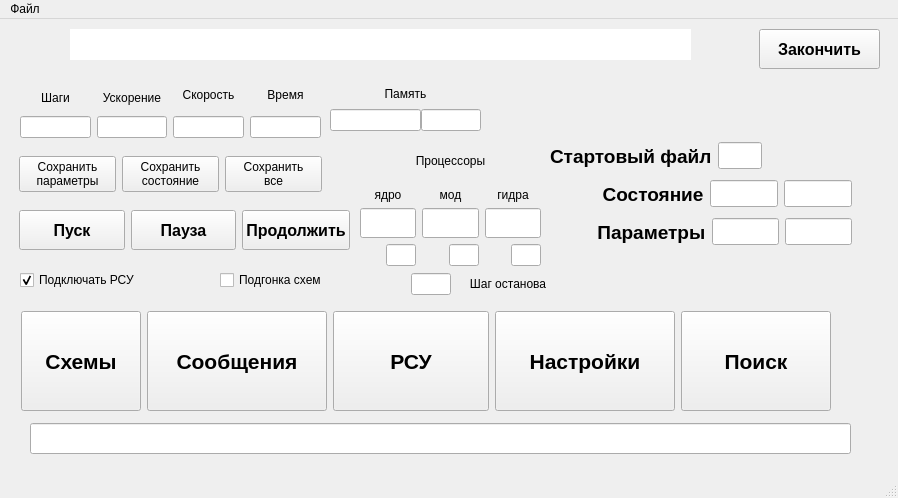
<?xml version="1.0" encoding="UTF-8"?>
<ui version="4.0">
 <class>MainWindow</class>
 <widget class="QMainWindow" name="MainWindow">
  <property name="geometry">
   <rect>
    <x>0</x>
    <y>0</y>
    <width>898</width>
    <height>498</height>
   </rect>
  </property>
  <property name="windowTitle">
   <string>MainWindow</string>
  </property>
  <widget class="QWidget" name="centralwidget">
   <widget class="QLineEdit" name="Msg">
    <property name="geometry">
     <rect>
      <x>30</x>
      <y>404</y>
      <width>821</width>
      <height>31</height>
     </rect>
    </property>
    <property name="font">
     <font>
      <family>Tahoma</family>
      <pointsize>12</pointsize>
      <bold>true</bold>
     </font>
    </property>
    <property name="readOnly">
     <bool>true</bool>
    </property>
   </widget>
   <widget class="QLineEdit" name="Project">
    <property name="geometry">
     <rect>
      <x>70</x>
      <y>10</y>
      <width>621</width>
      <height>31</height>
     </rect>
    </property>
    <property name="font">
     <font>
      <family>Z003 [urw]</family>
      <pointsize>24</pointsize>
      <italic>true</italic>
      <bold>false</bold>
     </font>
    </property>
    <property name="cursor">
     <cursorShape>BlankCursor</cursorShape>
    </property>
    <property name="frame">
     <bool>false</bool>
    </property>
    <property name="alignment">
     <set>Qt::AlignmentFlag::AlignCenter</set>
    </property>
    <property name="readOnly">
     <bool>true</bool>
    </property>
   </widget>
   <widget class="QWidget" name="layoutWidget">
    <property name="geometry">
     <rect>
      <x>330</x>
      <y>60</y>
      <width>151</width>
      <height>52</height>
     </rect>
    </property>
    <layout class="QVBoxLayout" name="verticalLayout_7">
     <property name="spacing">
      <number>0</number>
     </property>
     <item>
      <widget class="QLabel" name="label_5">
       <property name="text">
        <string>Память</string>
       </property>
       <property name="alignment">
        <set>Qt::AlignmentFlag::AlignCenter</set>
       </property>
      </widget>
     </item>
     <item>
      <layout class="QHBoxLayout" name="horizontalLayout_6">
       <item>
        <widget class="QLineEdit" name="mem_sys">
         <property name="sizePolicy">
          <sizepolicy hsizetype="Expanding" vsizetype="Fixed">
           <horstretch>60</horstretch>
           <verstretch>0</verstretch>
          </sizepolicy>
         </property>
         <property name="alignment">
          <set>Qt::AlignmentFlag::AlignRight|Qt::AlignmentFlag::AlignTrailing|Qt::AlignmentFlag::AlignVCenter</set>
         </property>
        </widget>
       </item>
       <item>
        <widget class="QLineEdit" name="mem_int">
         <property name="sizePolicy">
          <sizepolicy hsizetype="Expanding" vsizetype="Fixed">
           <horstretch>40</horstretch>
           <verstretch>0</verstretch>
          </sizepolicy>
         </property>
         <property name="alignment">
          <set>Qt::AlignmentFlag::AlignRight|Qt::AlignmentFlag::AlignTrailing|Qt::AlignmentFlag::AlignVCenter</set>
         </property>
        </widget>
       </item>
      </layout>
     </item>
    </layout>
   </widget>
   <widget class="QWidget" name="layoutWidget">
    <property name="geometry">
     <rect>
      <x>550</x>
      <y>120</y>
      <width>302</width>
      <height>112</height>
     </rect>
    </property>
    <layout class="QVBoxLayout" name="verticalLayout">
     <item>
      <layout class="QHBoxLayout" name="horizontalLayout_4">
       <item>
        <widget class="QLabel" name="label">
         <property name="minimumSize">
          <size>
           <width>0</width>
           <height>30</height>
          </size>
         </property>
         <property name="font">
          <font>
           <family>Tahoma</family>
           <pointsize>14</pointsize>
           <bold>true</bold>
          </font>
         </property>
         <property name="text">
          <string>Стартовый файл</string>
         </property>
        </widget>
       </item>
       <item>
        <widget class="QLineEdit" name="StartFile">
         <property name="sizePolicy">
          <sizepolicy hsizetype="Expanding" vsizetype="Fixed">
           <horstretch>20</horstretch>
           <verstretch>0</verstretch>
          </sizepolicy>
         </property>
         <property name="minimumSize">
          <size>
           <width>0</width>
           <height>0</height>
          </size>
         </property>
         <property name="font">
          <font>
           <family>Tahoma</family>
           <pointsize>12</pointsize>
           <bold>true</bold>
          </font>
         </property>
        </widget>
       </item>
       <item>
        <spacer name="horizontalSpacer">
         <property name="orientation">
          <enum>Qt::Orientation::Horizontal</enum>
         </property>
         <property name="sizeHint" stdset="0">
          <size>
           <width>90</width>
           <height>20</height>
          </size>
         </property>
        </spacer>
       </item>
      </layout>
     </item>
     <item>
      <layout class="QHBoxLayout" name="horizontalLayout_2">
       <item>
        <widget class="QLabel" name="label_2">
         <property name="minimumSize">
          <size>
           <width>0</width>
           <height>30</height>
          </size>
         </property>
         <property name="font">
          <font>
           <family>Tahoma</family>
           <pointsize>14</pointsize>
           <bold>true</bold>
          </font>
         </property>
         <property name="text">
          <string>          Состояние</string>
         </property>
        </widget>
       </item>
       <item>
        <widget class="QLineEdit" name="StateRead">
         <property name="font">
          <font>
           <family>Tahoma</family>
           <pointsize>12</pointsize>
           <bold>true</bold>
          </font>
         </property>
         <property name="alignment">
          <set>Qt::AlignmentFlag::AlignRight|Qt::AlignmentFlag::AlignTrailing|Qt::AlignmentFlag::AlignVCenter</set>
         </property>
        </widget>
       </item>
       <item>
        <widget class="QLineEdit" name="StateWrite">
         <property name="font">
          <font>
           <family>Tahoma</family>
           <pointsize>12</pointsize>
           <bold>true</bold>
          </font>
         </property>
         <property name="alignment">
          <set>Qt::AlignmentFlag::AlignRight|Qt::AlignmentFlag::AlignTrailing|Qt::AlignmentFlag::AlignVCenter</set>
         </property>
        </widget>
       </item>
      </layout>
     </item>
     <item>
      <layout class="QHBoxLayout" name="horizontalLayout_3">
       <item>
        <widget class="QLabel" name="label_3">
         <property name="minimumSize">
          <size>
           <width>0</width>
           <height>30</height>
          </size>
         </property>
         <property name="font">
          <font>
           <family>Tahoma</family>
           <pointsize>14</pointsize>
           <bold>true</bold>
          </font>
         </property>
         <property name="text">
          <string>         Параметры</string>
         </property>
        </widget>
       </item>
       <item>
        <widget class="QLineEdit" name="ParamsRead">
         <property name="font">
          <font>
           <family>Tahoma</family>
           <pointsize>12</pointsize>
           <bold>true</bold>
          </font>
         </property>
         <property name="alignment">
          <set>Qt::AlignmentFlag::AlignRight|Qt::AlignmentFlag::AlignTrailing|Qt::AlignmentFlag::AlignVCenter</set>
         </property>
        </widget>
       </item>
       <item>
        <widget class="QLineEdit" name="ParamsWrite">
         <property name="font">
          <font>
           <family>Tahoma</family>
           <pointsize>12</pointsize>
           <bold>true</bold>
          </font>
         </property>
         <property name="alignment">
          <set>Qt::AlignmentFlag::AlignRight|Qt::AlignmentFlag::AlignTrailing|Qt::AlignmentFlag::AlignVCenter</set>
         </property>
        </widget>
       </item>
      </layout>
     </item>
    </layout>
   </widget>
   <widget class="QWidget" name="layoutWidget">
    <property name="geometry">
     <rect>
      <x>19</x>
      <y>190</y>
      <width>331</width>
      <height>42</height>
     </rect>
    </property>
    <layout class="QHBoxLayout" name="horizontalLayout_7">
     <item>
      <widget class="QPushButton" name="Start">
       <property name="minimumSize">
        <size>
         <width>80</width>
         <height>40</height>
        </size>
       </property>
       <property name="font">
        <font>
         <family>Tahoma</family>
         <pointsize>12</pointsize>
         <bold>true</bold>
        </font>
       </property>
       <property name="text">
        <string>Пуск</string>
       </property>
      </widget>
     </item>
     <item>
      <widget class="QPushButton" name="Pause">
       <property name="minimumSize">
        <size>
         <width>80</width>
         <height>40</height>
        </size>
       </property>
       <property name="font">
        <font>
         <family>Tahoma</family>
         <pointsize>12</pointsize>
         <bold>true</bold>
        </font>
       </property>
       <property name="text">
        <string>Пауза</string>
       </property>
      </widget>
     </item>
     <item>
      <widget class="QPushButton" name="Contunue">
       <property name="minimumSize">
        <size>
         <width>100</width>
         <height>40</height>
        </size>
       </property>
       <property name="font">
        <font>
         <family>Tahoma</family>
         <pointsize>12</pointsize>
         <bold>true</bold>
        </font>
       </property>
       <property name="text">
        <string>Продолжить</string>
       </property>
      </widget>
     </item>
    </layout>
   </widget>
   <widget class="QWidget" name="layoutWidget">
    <property name="geometry">
     <rect>
      <x>19</x>
      <y>130</y>
      <width>303</width>
      <height>51</height>
     </rect>
    </property>
    <layout class="QHBoxLayout" name="horizontalLayout_8">
     <item>
      <widget class="QPushButton" name="save_params">
       <property name="text">
        <string>Сохранить
параметры</string>
       </property>
      </widget>
     </item>
     <item>
      <widget class="QPushButton" name="save_state">
       <property name="text">
        <string>Сохранить
состояние</string>
       </property>
      </widget>
     </item>
     <item>
      <widget class="QPushButton" name="save_all">
       <property name="text">
        <string>Сохранить
все</string>
       </property>
      </widget>
     </item>
    </layout>
   </widget>
   <widget class="QWidget" name="layoutWidget">
    <property name="geometry">
     <rect>
      <x>360</x>
      <y>120</y>
      <width>181</width>
      <height>127</height>
     </rect>
    </property>
    <layout class="QVBoxLayout" name="verticalLayout_9">
     <item>
      <widget class="QLabel" name="label_4">
       <property name="text">
        <string>Процессоры</string>
       </property>
       <property name="alignment">
        <set>Qt::AlignmentFlag::AlignCenter</set>
       </property>
      </widget>
     </item>
     <item>
      <layout class="QHBoxLayout" name="horizontalLayout_12">
       <item>
        <layout class="QVBoxLayout" name="verticalLayout_2">
         <item>
          <widget class="QLabel" name="label_6">
           <property name="sizePolicy">
            <sizepolicy hsizetype="Preferred" vsizetype="Preferred">
             <horstretch>0</horstretch>
             <verstretch>10</verstretch>
            </sizepolicy>
           </property>
           <property name="text">
            <string>ядро</string>
           </property>
           <property name="alignment">
            <set>Qt::AlignmentFlag::AlignCenter</set>
           </property>
          </widget>
         </item>
         <item>
          <widget class="QLineEdit" name="cpu0">
           <property name="sizePolicy">
            <sizepolicy hsizetype="Expanding" vsizetype="Fixed">
             <horstretch>0</horstretch>
             <verstretch>90</verstretch>
            </sizepolicy>
           </property>
           <property name="minimumSize">
            <size>
             <width>0</width>
             <height>30</height>
            </size>
           </property>
           <property name="alignment">
            <set>Qt::AlignmentFlag::AlignRight|Qt::AlignmentFlag::AlignTrailing|Qt::AlignmentFlag::AlignVCenter</set>
           </property>
          </widget>
         </item>
         <item>
          <layout class="QHBoxLayout" name="horizontalLayout_9">
           <item>
            <spacer name="horizontalSpacer_2">
             <property name="orientation">
              <enum>Qt::Orientation::Horizontal</enum>
             </property>
             <property name="sizeHint" stdset="0">
              <size>
               <width>13</width>
               <height>17</height>
              </size>
             </property>
            </spacer>
           </item>
           <item>
            <widget class="QLineEdit" name="cpu_0">
             <property name="maximumSize">
              <size>
               <width>30</width>
               <height>16777215</height>
              </size>
             </property>
             <property name="alignment">
              <set>Qt::AlignmentFlag::AlignRight|Qt::AlignmentFlag::AlignTrailing|Qt::AlignmentFlag::AlignVCenter</set>
             </property>
            </widget>
           </item>
          </layout>
         </item>
        </layout>
       </item>
       <item>
        <layout class="QVBoxLayout" name="verticalLayout_3">
         <item>
          <widget class="QLabel" name="label_10">
           <property name="text">
            <string>мод</string>
           </property>
           <property name="alignment">
            <set>Qt::AlignmentFlag::AlignCenter</set>
           </property>
          </widget>
         </item>
         <item>
          <widget class="QLineEdit" name="cpu1">
           <property name="minimumSize">
            <size>
             <width>0</width>
             <height>30</height>
            </size>
           </property>
           <property name="alignment">
            <set>Qt::AlignmentFlag::AlignRight|Qt::AlignmentFlag::AlignTrailing|Qt::AlignmentFlag::AlignVCenter</set>
           </property>
          </widget>
         </item>
         <item>
          <layout class="QHBoxLayout" name="horizontalLayout_10">
           <item>
            <spacer name="horizontalSpacer_3">
             <property name="orientation">
              <enum>Qt::Orientation::Horizontal</enum>
             </property>
             <property name="sizeHint" stdset="0">
              <size>
               <width>13</width>
               <height>17</height>
              </size>
             </property>
            </spacer>
           </item>
           <item>
            <widget class="QLineEdit" name="cpu_1">
             <property name="maximumSize">
              <size>
               <width>30</width>
               <height>16777215</height>
              </size>
             </property>
             <property name="alignment">
              <set>Qt::AlignmentFlag::AlignRight|Qt::AlignmentFlag::AlignTrailing|Qt::AlignmentFlag::AlignVCenter</set>
             </property>
            </widget>
           </item>
          </layout>
         </item>
        </layout>
       </item>
       <item>
        <layout class="QVBoxLayout" name="verticalLayout_8">
         <item>
          <widget class="QLabel" name="label_11">
           <property name="text">
            <string>гидра</string>
           </property>
           <property name="alignment">
            <set>Qt::AlignmentFlag::AlignCenter</set>
           </property>
          </widget>
         </item>
         <item>
          <widget class="QLineEdit" name="cpu2">
           <property name="minimumSize">
            <size>
             <width>0</width>
             <height>30</height>
            </size>
           </property>
           <property name="alignment">
            <set>Qt::AlignmentFlag::AlignRight|Qt::AlignmentFlag::AlignTrailing|Qt::AlignmentFlag::AlignVCenter</set>
           </property>
          </widget>
         </item>
         <item>
          <layout class="QHBoxLayout" name="horizontalLayout_11">
           <item>
            <spacer name="horizontalSpacer_4">
             <property name="orientation">
              <enum>Qt::Orientation::Horizontal</enum>
             </property>
             <property name="sizeHint" stdset="0">
              <size>
               <width>13</width>
               <height>17</height>
              </size>
             </property>
            </spacer>
           </item>
           <item>
            <widget class="QLineEdit" name="cpu_2">
             <property name="maximumSize">
              <size>
               <width>30</width>
               <height>16777215</height>
              </size>
             </property>
             <property name="alignment">
              <set>Qt::AlignmentFlag::AlignRight|Qt::AlignmentFlag::AlignTrailing|Qt::AlignmentFlag::AlignVCenter</set>
             </property>
            </widget>
           </item>
          </layout>
         </item>
        </layout>
       </item>
      </layout>
     </item>
    </layout>
   </widget>
   <widget class="QWidget" name="layoutWidget">
    <property name="geometry">
     <rect>
      <x>20</x>
      <y>60</y>
      <width>301</width>
      <height>59</height>
     </rect>
    </property>
    <layout class="QHBoxLayout" name="horizontalLayout_5">
     <item>
      <layout class="QVBoxLayout" name="verticalLayout_4">
       <property name="spacing">
        <number>0</number>
       </property>
       <item>
        <widget class="QLabel" name="label_7">
         <property name="text">
          <string>Шаги</string>
         </property>
         <property name="alignment">
          <set>Qt::AlignmentFlag::AlignCenter</set>
         </property>
        </widget>
       </item>
       <item>
        <widget class="QLineEdit" name="kStep">
         <property name="alignment">
          <set>Qt::AlignmentFlag::AlignRight|Qt::AlignmentFlag::AlignTrailing|Qt::AlignmentFlag::AlignVCenter</set>
         </property>
         <property name="readOnly">
          <bool>true</bool>
         </property>
        </widget>
       </item>
      </layout>
     </item>
     <item>
      <layout class="QVBoxLayout" name="verticalLayout_5">
       <property name="spacing">
        <number>0</number>
       </property>
       <item>
        <widget class="QLabel" name="label_8">
         <property name="text">
          <string>Ускорение</string>
         </property>
         <property name="alignment">
          <set>Qt::AlignmentFlag::AlignCenter</set>
         </property>
        </widget>
       </item>
       <item>
        <widget class="QLineEdit" name="Accel">
         <property name="alignment">
          <set>Qt::AlignmentFlag::AlignRight|Qt::AlignmentFlag::AlignTrailing|Qt::AlignmentFlag::AlignVCenter</set>
         </property>
         <property name="readOnly">
          <bool>true</bool>
         </property>
        </widget>
       </item>
      </layout>
     </item>
     <item>
      <layout class="QVBoxLayout" name="verticalLayout_6">
       <item>
        <widget class="QLabel" name="label_9">
         <property name="text">
          <string>Скорость</string>
         </property>
         <property name="alignment">
          <set>Qt::AlignmentFlag::AlignCenter</set>
         </property>
        </widget>
       </item>
       <item>
        <widget class="QLineEdit" name="Speed">
         <property name="alignment">
          <set>Qt::AlignmentFlag::AlignRight|Qt::AlignmentFlag::AlignTrailing|Qt::AlignmentFlag::AlignVCenter</set>
         </property>
        </widget>
       </item>
      </layout>
     </item>
     <item>
      <layout class="QVBoxLayout" name="verticalLayout_10">
       <item>
        <widget class="QLabel" name="label_12">
         <property name="text">
          <string>Время</string>
         </property>
         <property name="alignment">
          <set>Qt::AlignmentFlag::AlignCenter</set>
         </property>
        </widget>
       </item>
       <item>
        <widget class="QLineEdit" name="Time">
         <property name="alignment">
          <set>Qt::AlignmentFlag::AlignRight|Qt::AlignmentFlag::AlignTrailing|Qt::AlignmentFlag::AlignVCenter</set>
         </property>
        </widget>
       </item>
      </layout>
     </item>
    </layout>
   </widget>
   <widget class="QCheckBox" name="Use_RSU">
    <property name="geometry">
     <rect>
      <x>20</x>
      <y>250</y>
      <width>161</width>
      <height>22</height>
     </rect>
    </property>
    <property name="text">
     <string>Подключать РСУ</string>
    </property>
    <property name="checked">
     <bool>true</bool>
    </property>
   </widget>
   <widget class="QCheckBox" name="Tune_Shem">
    <property name="geometry">
     <rect>
      <x>220</x>
      <y>250</y>
      <width>141</width>
      <height>22</height>
     </rect>
    </property>
    <property name="text">
     <string>Подгонка схем  </string>
    </property>
   </widget>
   <widget class="QPushButton" name="Stop">
    <property name="geometry">
     <rect>
      <x>759</x>
      <y>10</y>
      <width>121</width>
      <height>40</height>
     </rect>
    </property>
    <property name="minimumSize">
     <size>
      <width>80</width>
      <height>40</height>
     </size>
    </property>
    <property name="font">
     <font>
      <family>Tahoma</family>
      <pointsize>12</pointsize>
      <bold>true</bold>
     </font>
    </property>
    <property name="text">
     <string>Закончить</string>
    </property>
    <property name="icon">
     <iconset resource="Icons.qrc">
      <normaloff>:/monitor.png</normaloff>:/monitor.png</iconset>
    </property>
   </widget>
   <widget class="QWidget" name="layoutWidget">
    <property name="geometry">
     <rect>
      <x>410</x>
      <y>250</y>
      <width>149</width>
      <height>30</height>
     </rect>
    </property>
    <layout class="QHBoxLayout" name="horizontalLayout_13">
     <item>
      <widget class="QLineEdit" name="StepStop">
       <property name="maximumSize">
        <size>
         <width>40</width>
         <height>16777215</height>
        </size>
       </property>
       <property name="alignment">
        <set>Qt::AlignmentFlag::AlignRight|Qt::AlignmentFlag::AlignTrailing|Qt::AlignmentFlag::AlignVCenter</set>
       </property>
      </widget>
     </item>
     <item>
      <widget class="QLabel" name="label_13">
       <property name="maximumSize">
        <size>
         <width>100</width>
         <height>16777215</height>
        </size>
       </property>
       <property name="text">
        <string>Шаг останова</string>
       </property>
       <property name="alignment">
        <set>Qt::AlignmentFlag::AlignCenter</set>
       </property>
      </widget>
     </item>
    </layout>
   </widget>
   <widget class="QWidget" name="layoutWidget">
    <property name="geometry">
     <rect>
      <x>21</x>
      <y>291</y>
      <width>810</width>
      <height>102</height>
     </rect>
    </property>
    <layout class="QHBoxLayout" name="horizontalLayout">
     <item>
      <widget class="QPushButton" name="Shema">
       <property name="minimumSize">
        <size>
         <width>120</width>
         <height>100</height>
        </size>
       </property>
       <property name="maximumSize">
        <size>
         <width>100</width>
         <height>16777215</height>
        </size>
       </property>
       <property name="font">
        <font>
         <family>Tahoma</family>
         <pointsize>16</pointsize>
         <bold>true</bold>
        </font>
       </property>
       <property name="text">
        <string>Схемы</string>
       </property>
      </widget>
     </item>
     <item>
      <widget class="QPushButton" name="Messages">
       <property name="minimumSize">
        <size>
         <width>180</width>
         <height>100</height>
        </size>
       </property>
       <property name="maximumSize">
        <size>
         <width>180</width>
         <height>16777215</height>
        </size>
       </property>
       <property name="font">
        <font>
         <family>Tahoma</family>
         <pointsize>16</pointsize>
         <bold>true</bold>
        </font>
       </property>
       <property name="text">
        <string>Сообщения</string>
       </property>
      </widget>
     </item>
     <item>
      <widget class="QPushButton" name="RSU">
       <property name="minimumSize">
        <size>
         <width>150</width>
         <height>100</height>
        </size>
       </property>
       <property name="font">
        <font>
         <family>Tahoma</family>
         <pointsize>16</pointsize>
         <bold>true</bold>
        </font>
       </property>
       <property name="text">
        <string>РСУ</string>
       </property>
      </widget>
     </item>
     <item>
      <widget class="QPushButton" name="Settings">
       <property name="minimumSize">
        <size>
         <width>180</width>
         <height>100</height>
        </size>
       </property>
       <property name="maximumSize">
        <size>
         <width>180</width>
         <height>16777215</height>
        </size>
       </property>
       <property name="font">
        <font>
         <family>Tahoma</family>
         <pointsize>16</pointsize>
         <bold>true</bold>
        </font>
       </property>
       <property name="text">
        <string>Настройки</string>
       </property>
      </widget>
     </item>
     <item>
      <widget class="QPushButton" name="FindObj">
       <property name="minimumSize">
        <size>
         <width>150</width>
         <height>100</height>
        </size>
       </property>
       <property name="maximumSize">
        <size>
         <width>100</width>
         <height>16777215</height>
        </size>
       </property>
       <property name="font">
        <font>
         <family>Tahoma</family>
         <pointsize>16</pointsize>
         <bold>true</bold>
        </font>
       </property>
       <property name="text">
        <string>Поиск</string>
       </property>
      </widget>
     </item>
    </layout>
   </widget>
  </widget>
  <widget class="QMenuBar" name="menubar">
   <property name="geometry">
    <rect>
     <x>0</x>
     <y>0</y>
     <width>898</width>
     <height>25</height>
    </rect>
   </property>
   <widget class="QMenu" name="menu">
    <property name="title">
     <string>Файл</string>
    </property>
    <addaction name="exit"/>
    <addaction name="action"/>
   </widget>
   <addaction name="menu"/>
  </widget>
  <widget class="QStatusBar" name="statusbar"/>
  <action name="exit">
   <property name="text">
    <string>закончить</string>
   </property>
  </action>
  <action name="action">
   <property name="text">
    <string>загркзить</string>
   </property>
  </action>
 </widget>
 <resources>
  <include location="Icons.qrc"/>
 </resources>
 <connections/>
</ui>
